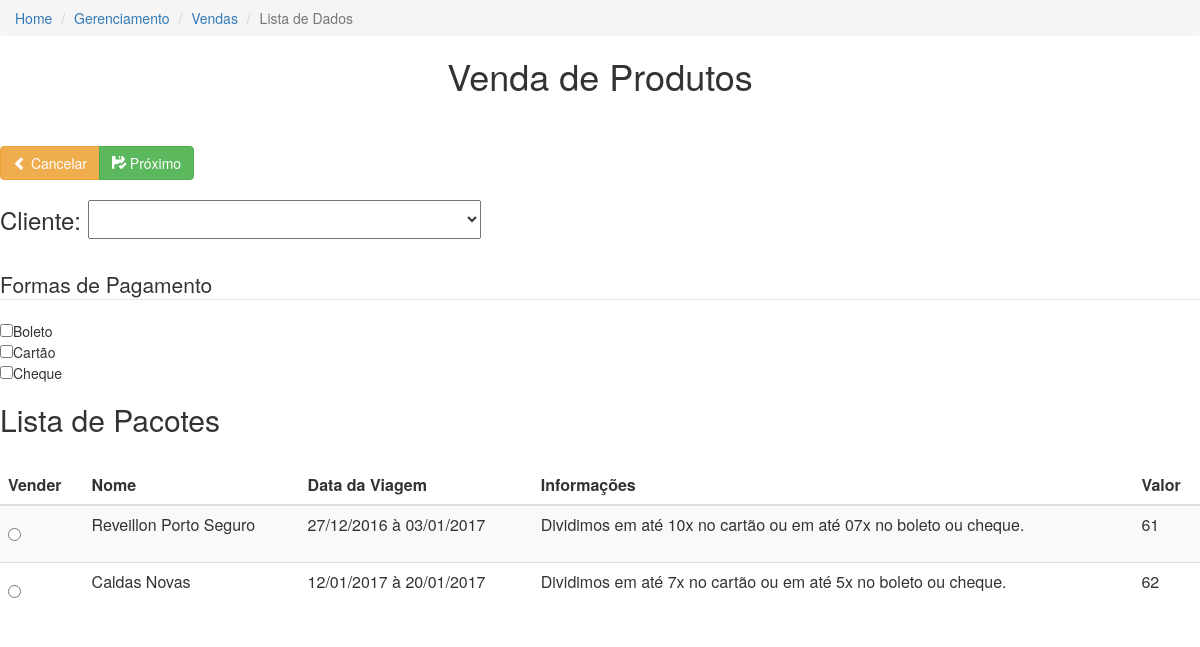
The app's page /viewers/admin/gerenciamento/vendas.lista.php with its own data.
### tables this page shows
CREATE TABLE `produto` (
  `id_produto` int(11) NOT NULL AUTO_INCREMENT,
  `nome_produto` varchar(255) NOT NULL,
  `info_produto` text NOT NULL,
  `periodo_produto` text NOT NULL,
  `transporte_produto` text NOT NULL,
  `hospedagem_produto` text NOT NULL,
  `alimentacao_produto` text NOT NULL,
  `estrutura_produto` text NOT NULL,
  PRIMARY KEY (`id_produto`)
);

### engine/classes/cliente.php (called while the page is built, shortened)
<?php
	class Cliente {
		public function ReadAll() {
			$sql = "
				SELECT
					 t1.id_cliente,
					 t1.nome_cliente,
					 t1.cpf_cliente,
					 t1.rg_cliente,
					 t1.dtnascimento_cliente,
					 t1.endereco_cliente,
					 t1.cidade_cliente,
					 t1.estado_cliente,
					 t1.cep_cliente,
					 t1.email_cliente,
					 t1.telfixo_cliente,
					 t1.celular_cliente,
					 t1.dtcadastro_cliente
				FROM
					cliente AS t1
			";
			$DB = new DB();
			$DB->open();
			$Data = $DB->fetchData($sql);
			if($Data ==NULL){
				$realData = $Data;
			}
			else{
				foreach($Data as $itemData){
					if(is_bool($itemData)) continue;
					else{
						$realData[] = $itemData;
					}
				}
			}
			return $realData;
		}
	};
?>

### engine/bd/bd.php (called while the page is built, shortened)
<?php
class DB
{
    private $dbi;
    function open()
    {
		$this->dbi = new PDO('mysql:host='.DB_HOSTI.';dbname='.DB_DATABASEI.';charset=utf8mb4',DB_USERNAMEI,DB_PASSWORDI);
		$this->dbi->setAttribute(PDO::ATTR_ERRMODE, PDO::ERRMODE_EXCEPTION);
		$this->dbi->setAttribute(PDO::ATTR_EMULATE_PREPARES, false);
    }
    function close()
    {
        $this->dbi = NULL;
    }
	function fetchData($sql)
    {
		$stmt = $this->dbi->query($sql);
		$results = $stmt->fetchAll(PDO::FETCH_ASSOC);
		return $results;
    }
}
?>

### engine/classes/produto.php (called while the page is built, shortened)
<?php
	class Produto{
		public function ReadAll(){
			$sql = "
				SELECT
					 t1.id_produto,
					 t1.nome_produto,
					 t1.info_produto,
					 t1.periodo_produto,
					 t1.transporte_produto,
					 t1.hospedagem_produto,
					 t1.alimentacao_produto,
					 t1.estrutura_produto
				FROM
					produto AS t1
			";
			$DB = new DB();
			$DB->open();
			$Data = $DB->fetchData($sql);
			if($Data ==NULL){
				$realData = $Data;
			}
			else{
				foreach($Data as $itemData){
					if(is_bool($itemData)) continue;
					else{
						$realData[] = $itemData;
					}
				}
			}
			return $realData;
		}
	};
?>

### viewers/admin/gerenciamento/vendas.lista.php (the view, shortened to what this page needs)
<link href="../../../css/bootstrap.css" rel="stylesheet" type="text/css">
<ol class="breadcrumb">
	<li><a href="#" id="bread_home">Home</a></li>
    <li><a href="#" id="bread_gerenciamento">Gerenciamento</a></li>
    <li><a href="#" id="bread_vendas">Vendas</a></li>
    <li class="active">Lista de Dados</li>
</ol>
<h1 class="text-center">Venda de Produtos</h1>
	<section class="btn-group" role="group" aria-label="...">
		<button type="button" class="btn btn-warning" id="Cancelar"><span class="glyphicon glyphicon-chevron-left" aria-hidden="true"></span> Cancelar</button>
		<button type="button" class="btn btn-success" id="Proximo"><span class="glyphicon glyphicon-floppy-saved" aria-hidden="true"></span> Próximo</button>
	</section>
	<?php
		$Clientes = new Cliente();
		$Clientes = $Clientes->ReadAll();
	?>
	<h3>Cliente:
		<select id="cliente_select" name="select">
			<option value="" selected=""></option>
			<?php
				foreach ($Clientes as $Cliente) {
					?>
						<option value="<?php echo $Cliente['id_cliente']; ?>"><?php echo $Cliente['nome_cliente']; ?> - <?php echo $Cliente['cpf_cliente']; ?></option>
					<?php
				}
			?>
		</select>
	</h3>
	<form>
		<fieldset>
			<legend>Formas de Pagamento</legend>
			<input type="checkbox" name="pagamento" id="boleto" value="boleto">Boleto<br>
			<input type="checkbox" name="pagamento"id="cartao" value="cartao">Cartão<br>
			<input type="checkbox" name="pagamento" id="cheque" value="cheque">Cheque<br>
		 </fieldset>
	</form>
<h2> Lista de Pacotes </h2>
<?php
	$Item = new Produto();
	$Item = $Item->ReadAll();
	if(empty($Item)){
		?>
        	<h4 class="well"> Nenhum dado encontrado. </h4>
        <?php
	}
	else {
		?>
   	<table class="table table-striped table-hover">
		<thead>
    		<tr>
						<th>Vender</th>
        		<th>Nome</th>
            <th>Data da Viagem</th>
            <th>Informações</th>
            <th>Valor</th>
        	</tr>
    	</thead>
   		<tbody>
        	<?php
				foreach($Item as $ItemRow){
			?>
       		<tr>
						<td class="align-center">
								<div class="radio">
								  <label>
								    <input type="radio" name="optionsRadios" value="<?php echo $ItemRow['id_produto']; ?>">
								  </label>
								</div>
						</td>
        		<td><?php echo $ItemRow['nome_produto']; ?></td>
            <td><?php echo $ItemRow['periodo_produto']; ?></td>
            <td><?php echo $ItemRow['info_produto']; ?></td>
						<td><?php echo $ItemRow['id_produto']; ?></td>
        	</tr>
		  	<?php
				}
			?>
   		</tbody>
 	</table>
        <?php
	}
?>

### records on screen
produto: nome_produto "Reveillon Porto Seguro", periodo_produto "27/12/2016 à 03/01/2017", info_produto "Dividimos em até 10x no cartão ou em até 07x no boleto ou cheque.", id_produto "61"
produto: nome_produto "Caldas Novas", periodo_produto "12/01/2017 à 20/01/2017", info_produto "Dividimos em até 7x no cartão ou em até 5x no boleto ou cheque.", id_produto "62"
